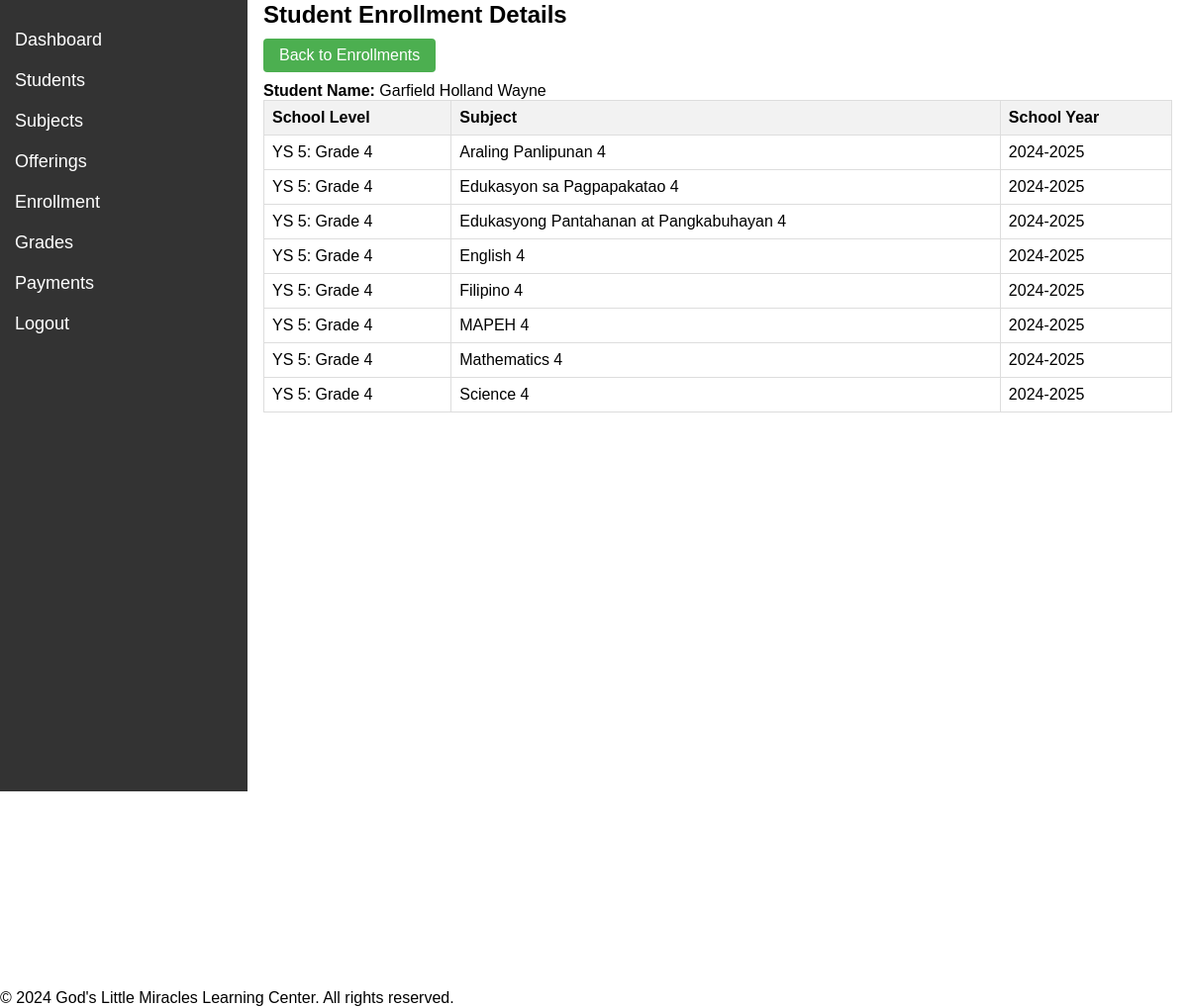
Page /schoolsystem/teacher/view_enrollment.php?StudentID=6 (signed in) on the committed database.
### tables this page shows
CREATE TABLE `students` (
  `StudentID` int(11) NOT NULL,
  `FirstName` varchar(100) DEFAULT NULL,
  `MiddleName` varchar(100) DEFAULT NULL,
  `LastName` varchar(100) DEFAULT NULL,
  `BirthDate` date DEFAULT NULL,
  `SpecialNeedsDetails` text DEFAULT NULL,
  `ParentGuardianContactInfo` varchar(255) DEFAULT NULL,
  `Username` varchar(50) DEFAULT NULL,
  `Password` varchar(255) DEFAULT NULL,
  `Status` varchar(10) DEFAULT 'Active'
);

CREATE TABLE `enrollment` (
  `EnrollmentID` int(11) NOT NULL,
  `StudentID` int(11) NOT NULL,
  `OfferingID` int(11) NOT NULL,
  `EnrollmentDate` date DEFAULT curdate(),
  `Status` enum('Active','Completed','Withdrawn') DEFAULT 'Active',
  `SchoolLevel` varchar(50) DEFAULT NULL,
  `IsActive` tinyint(1) DEFAULT 1
);

CREATE TABLE `subjects` (
  `SubjectID` int(11) NOT NULL,
  `SubjectName` varchar(100) DEFAULT NULL,
  `Description` text DEFAULT NULL,
  `SubjectSchoolLevel` varchar(255) DEFAULT NULL,
  `IsActive` tinyint(1) DEFAULT 1,
  `CreatedAt` timestamp NOT NULL DEFAULT current_timestamp(),
  `UpdatedAt` timestamp NOT NULL DEFAULT current_timestamp() ON UPDATE current_timestamp()
);

CREATE TABLE `offerings` (
  `OfferingID` int(11) NOT NULL,
  `SubjectID` int(11) DEFAULT NULL,
  `Term` varchar(50) DEFAULT NULL,
  `SchoolYear` varchar(9) DEFAULT NULL,
  `ScheduleDetails` varchar(255) DEFAULT NULL
);

### schoolsystem/teacher/view_enrollment.php (the view, shortened to what this page needs)
<?php
require_once '../includes/config.php';
$studentID = $_GET['StudentID'] ?? '';
$studentName = "";
try {
    $query = "SELECT s.StudentID, CONCAT(s.FirstName, ' ', s.MiddleName, ' ', s.LastName) AS FullName, e.SchoolLevel, sub.SubjectName, o.SchoolYear
              FROM students s
              LEFT JOIN enrollment e ON s.StudentID = e.StudentID
              LEFT JOIN offerings o ON e.OfferingID = o.OfferingID
              LEFT JOIN subjects sub ON o.SubjectID = sub.SubjectID
              WHERE s.StudentID = :studentID
              ORDER BY sub.SubjectName";
    $stmt = $pdo->prepare($query);
    $stmt->bindParam(':studentID', $studentID);
    $stmt->execute();
    $enrollments = $stmt->fetchAll(PDO::FETCH_ASSOC);
    if (!empty($enrollments)) {
        $studentName = $enrollments[0]['FullName'];
    }
} catch (Exception $e) {
    error_log($e->getMessage());
    echo "Error fetching enrollment details: " . $e->getMessage();
    exit;
}
?>
<!DOCTYPE html>
<html lang="en">
<head>
    <link rel="stylesheet" href="../css/teacher_style.css">
</head>
<body>
    <?php include 'sidebar2.php'; ?>
    <div class="teacher-content">
        <h2>Student Enrollment Details</h2>
        <a href="manage_enrollment.php" class="btn-back">Back to Enrollments</a>
        <?php if ($studentName): ?>
            <p><strong>Student Name:</strong> <?= htmlspecialchars($studentName); ?></p>
        <?php endif; ?>
        <?php if (!empty($enrollments)): ?>
        <table>
            <thead>
                <tr>
                    <th>School Level</th>
                    <th>Subject</th>
                    <th>School Year</th>
                </tr>
            </thead>
            <tbody>
                <?php foreach ($enrollments as $enrollment): ?>
                <tr>
                    <td><?= htmlspecialchars($enrollment['SchoolLevel']); ?></td>
                    <td><?= htmlspecialchars($enrollment['SubjectName']); ?></td>
                    <td><?= htmlspecialchars($enrollment['SchoolYear']); ?></td>
                </tr>
                <?php endforeach; ?>
            </tbody>
        </table>
        <?php else: ?>
        <p>No details available for this student.</p>
        <?php endif; ?>
    </div>
    <?php include '../includes/footer.php'; ?>
</body>
</html>

### schoolsystem/css/teacher_style.css (style rules this page uses)
table { width: 100%; border-collapse: collapse; }
th, td { border: 1px solid #ddd; padding: 8px; text-align: left; }
th { background-color: #f4f4f4; }

### schoolsystem/css/sidebar2_style.css (style rules this page uses)
* { margin: 0; padding: 0; box-sizing: border-box; }
body { font-family: Arial, sans-serif; }
.teacher-content { margin-left: 250px; padding: 1px 16px; height: 1000px; }

### schoolsystem/teacher/view_enrollment.php (style rules this page uses)
table { width: 100%; border-collapse: collapse; }
th, td { border: 1px solid #ddd; padding: 8px; text-align: left; }
th { background-color: #f2f2f2; }
.btn-back { padding: 8px 16px; margin: 10px 0; background-color: #4CAF50; color: white; border: none; border-radius: 4px; cursor: pointer; text-decoration: none; text-align: center; display: inline-block; }

### rows in the picture
students: enrollment.SchoolLevel "YS 5: Grade 4", subjects.SubjectName "Araling Panlipunan 4", offerings.SchoolYear "2024-2025", subjects.SubjectName "Edukasyon sa Pagpapakatao 4", subjects.SubjectName "Edukasyong Pantahanan at Pangkabuhayan 4", subjects.SubjectName "English 4", subjects.SubjectName "Filipino 4", subjects.SubjectName "MAPEH 4", subjects.SubjectName "Mathematics 4", subjects.SubjectName "Science 4"

### other values in the picture
$studentName "Garfield Holland Wayne"
